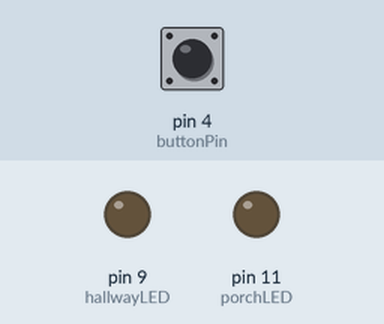
This sketch was run on a simulated Arduino Uno, built with avr-gcc and run on an emulated ATmega328P. Parts: output pins drawn as LEDs (lit = HIGH). Inputs (shaded band) come from the test bench; at power-on: pin 4 (buttonPin) LOW. What the sketch prints to the serial monitor is not drawn.

Above: at 1.2 s.
1.3 s: pin 4 (buttonPin) pulled HIGH for 0.15 s
At 1.8 s:
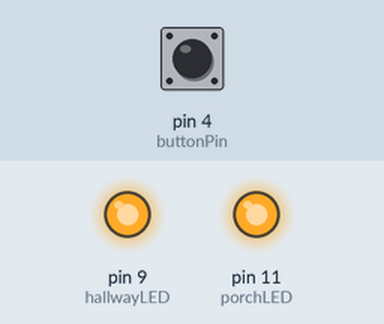
At 31.8 s:
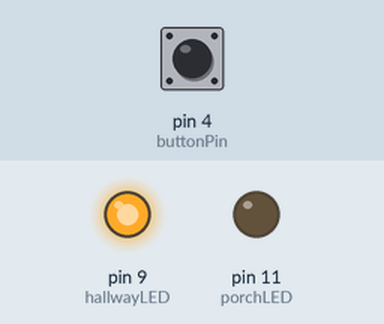
Timing chart, 0 to 32.7 s (numbered marks = the images above; inputs shaded):
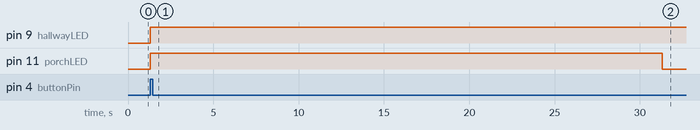

The sketch:

Task1.1Lights_ON.ino
```cpp
// Pin Definitions
const int porchLED   = 11; //porch LED connected to pin 11
const int hallwayLED = 9; //hallway LED connected to pin 9
const int buttonPin  = 4; //button connected to pin 4

// Time Durations
const unsigned long porchTime = 30000;  // 30 seconds in milliseconds
const unsigned long hallTime  = 60000;  // 60 seconds in milliseconds

// State Variables - stores times the lights are turned on and tracks which light is on currently
unsigned long porchStart = 0;
unsigned long hallStart  = 0;
bool porchOn  = false;
bool hallOn   = false;

// Configures LED pins as OUTPUT and button pin as INPUT
void setupPins() {
  pinMode(porchLED,   OUTPUT); // porch LED is an output
  pinMode(hallwayLED, OUTPUT); // hallway LED is an output
  pinMode(buttonPin,  INPUT); // button is an input using a resistor
}

// Turns both LEDs on and records the start time for independent timing
void turnLightsOn() {
  porchStart = millis(); // records current times for porch and hallway timers
  hallStart  = millis();
  porchOn    = true; // marks porch and hallway light as active
  hallOn     = true;
  digitalWrite(porchLED,   HIGH); // turns porch LED on
  digitalWrite(hallwayLED, HIGH); // turns porch LED on
  Serial.println("Button pressed — lights ON"); // prints to serial monitor
}


// Checks elapsed time and turns each LED off independently when its duration has passed
void updateLights() {
  unsigned long currentTime = millis(); // gets current time

  if (porchOn && currentTime - porchStart >= porchTime) { // if 30 seconds has passed then:
    digitalWrite(porchLED, LOW); // turn porch LED off
    porchOn = false; // set state of porch light as inactive
    Serial.println("Porch light OFF (30s elapsed)");
  }

  if (hallOn && currentTime - hallStart >= hallTime) { // if 60 seconds has passed then:
    digitalWrite(hallwayLED, LOW); // turn hallway LED off
    hallOn = false; // set state of hallway light as inactive
    Serial.println("Hallway light OFF (60s elapsed)");
  }
}

// Reads button state and triggers lightsOnly activates if lights are not already running Includes debounce delay to prevent rapid re-triggering
void checkButton() {
  int buttonState = digitalRead(buttonPin); // reads button
  if (buttonState == HIGH && !porchOn && !hallOn) {
    turnLightsOn();
    delay(300); // debounce
  }
}

// setup() - Runs once on power-up
void setup() {
  Serial.begin(9600);
  setupPins();
}

// loop() - Runs continuously, checks button and timers
void loop() {
  checkButton(); // checks if button is pressed
  updateLights(); // checks if any lights need to be turned off
}
```

Measured:
- after the input at 1.3 s, pin 9 (hallwayLED): LOW → HIGH at once; pin 11 (porchLED): LOW → HIGH at once, → LOW 30.0 s later
